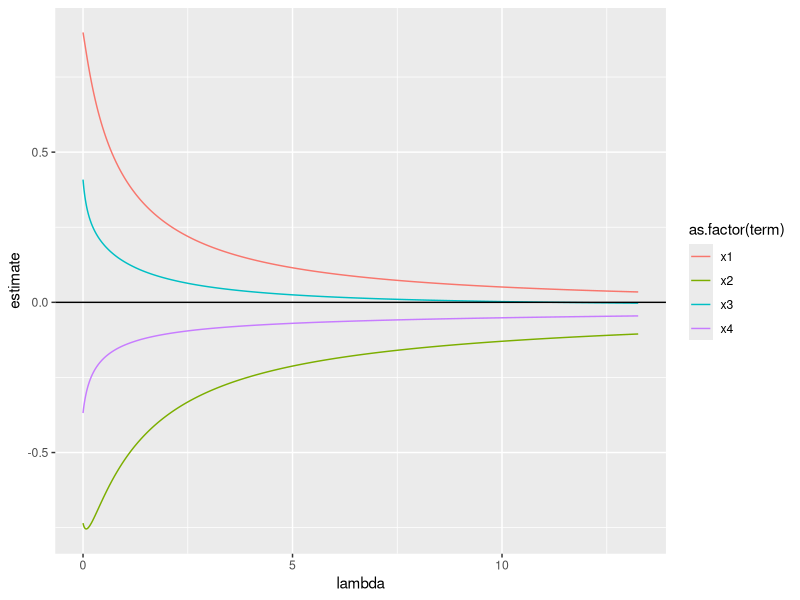
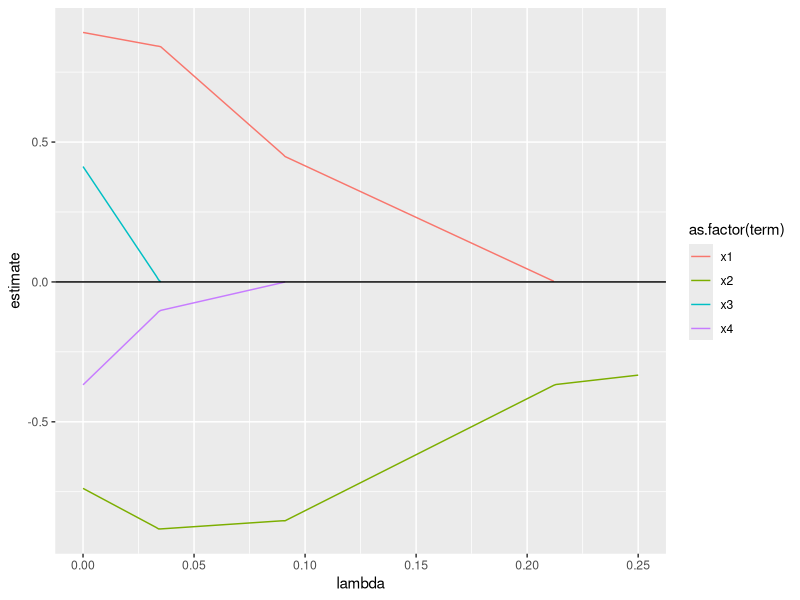

The R script that drew these images, in order:
library(glmnet)
library(broom)
library(ggplot2)

toy_data <- function(N, seed)
{
  set.seed(seed)
  x <- data.frame(x1 = rep(0, N))
  x$x1 <- runif(n = N)
  x$x2 <- runif(n = N)
  x$x3 <- x$x1 + runif(n = N)
  x$x4 <- x$x2 + x$x3 + runif(n = N)
  epsilon <- rnorm(n = N)
  y <- x$x1 - x$x2 + epsilon
  x$y <- y
  return(x)
}

# Simulate data
x_s <- toy_data(50, 123)

############  Linear regression  ###############
mod0 <- lm(y ~ . - 1, data = x_s)

# All predictors appear insignificant here
summary(mod0)

# QQ plot isn't great:
#plot(mod0)

############  Ridge regression  ###############

x <- model.matrix(x_s$y ~ ., x_s)[,-1]

ridge.mod <-
  glmnet(
    x,
    x_s$y,
    alpha = 0,
    lambda = seq(0, 13.25, 0.01),
    standardize = T,
    intercept = F
  )

# The largest coefficients are x1 and x2, but this doesn't help completely with the
# problem of variable selection - x3's coefficient isn't close enough to zero to ignore
tidied_cv <- tidy(ridge.mod)
ggplot() + geom_line(data = tidied_cv, aes(x = lambda, y = estimate, color = as.factor(term))) + geom_hline(yintercept = 0)


############  Lasso regression  ###############
lasso.mod <-
  glmnet(
    x,
    x_s$y,
    alpha = 1,
    lambda = seq(0, 0.25, 0.001),
    standardize = T,
    intercept = F
  )

# very helpful with variable selection here - correctly identifies
# that x3 and x4 are not as useful features
tidied_cv <- tidy(lasso.mod)
ggplot() + geom_line(data = tidied_cv, aes(x = lambda, y = estimate, color = as.factor(term))) + geom_hline(yintercept = 0)


############  Prediction  ###############

# Linear model is better on our training data
print(paste("MSE on linear model is:", mean(mod0$residuals ^ 2)))

# Now get optimal lambda using cross-validation
ridge.mod.cv <-
  cv.glmnet(x,
            x_s$y,
            alpha = 0,
            standardize = T)

lasso.mod.cv <-
  cv.glmnet(x,
            x_s$y,
            alpha = 1,
            standardize = T)

print(
  paste(
    "Lambda value for ridge regression that gives the best cross-validation error is:",
    ridge.mod.cv$lambda.min,
    "and gives MSE",
    min(ridge.mod.cv$cvm)
  )
)

print(
  paste(
    "Lambda value for lasso regression that gives the best cross-validation error is:",
    lasso.mod.cv$lambda.min,
    "and gives MSE",
    min(lasso.mod.cv$cvm)
  )
)

# Final models using optimised lambda
ridge.final <-
  glmnet(
    x,
    x_s$y,
    alpha = 0,
    lambda = min(ridge.mod.cv$lambda.min),
    standardize = T
  )

lasso.final <-
  glmnet(
    x,
    x_s$y,
    alpha = 1,
    lambda = min(lasso.mod.cv$lambda.min),
    standardize = T
  )

x_test_s <- toy_data(50, 234)
x_test_matrix <- model.matrix(x_test_s$y ~ ., x_test_s)[,-1]

mod0_mse <- mean((x_test_s$y - predict(mod0, x_test_s)) ^ 2)
ridge_mse <-
  mean((x_test_s$y - predict(ridge.final, x_test_matrix)) ^ 2)
lasso_mse <-
  mean((x_test_s$y - predict(lasso.final, x_test_matrix)) ^ 2)


print(paste("Linear model on new data gives MSE:", mod0_mse))
print(paste("Ridge model on new data gives MSE:", ridge_mse))
print(paste("Lasso model on new data gives MSE:", lasso_mse))

# Ridge has the coeffs close(ish) to 1 for x1 and -1 for x2, but doesn't set x3 and x4 close enough to zero
# Lasso knocks out the correlated and independent params, leaving just x1 and x2, relatively close to the
# expected coefficient values (more so with more training data).
print(ridge.final$beta)
print(lasso.final$beta)

# Overall, in this example, it looks like the gains are mainly on paramter selection and inference, rather than pure prediction.
# The MSE of the linear model isn't worse in all cases (changing the train sample size can have an effect) - large sample size
# recovers the expected coefficients, but the linear model as lower MSE.
